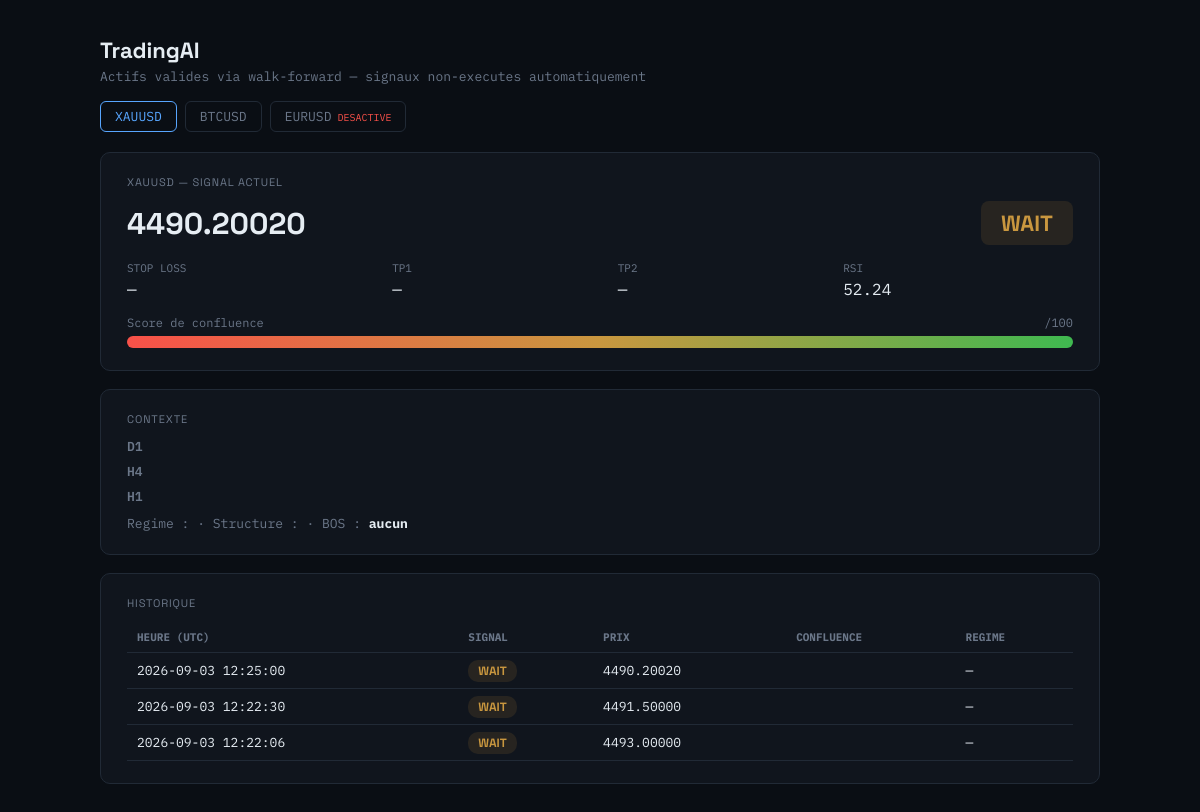
/, run on an earlier commit of the app's database.
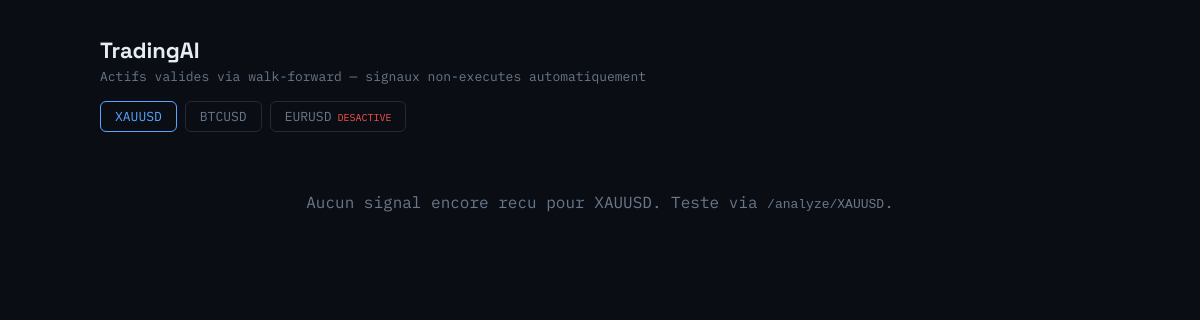
And on a later commit of the database.
### tables this page shows
CREATE TABLE signals (
            id INTEGER PRIMARY KEY AUTOINCREMENT,
            timestamp TEXT NOT NULL,
            symbol TEXT NOT NULL,
            timeframe TEXT NOT NULL DEFAULT 'H4',
            signal TEXT NOT NULL,
            confluence INTEGER,
            setup_quality TEXT,
            price REAL,
            sl REAL,
            tp1 REAL,
            tp2 REAL,
            invalidation TEXT,
            trend TEXT,
            momentum TEXT,
            rsi REAL,
            support REAL,
            resistance REAL,
            regime TEXT,
            adx REAL,
            structure_pattern TEXT,
            bos TEXT,
            volatility_state TEXT,
            mtf_json TEXT
        );

### app.py (the view)
@app.route("/", methods=["GET"])
def dashboard():
    selected_symbol = request.args.get("symbol", "XAUUSD").upper()
    all_signals = database.get_all_signals(limit=300)
    signals = [s for s in all_signals if s["symbol"] == selected_symbol]
    latest = signals[0] if signals else None
    return render_template(
        "dashboard.html",
        signals=signals[:100],
        latest=latest,
        selected_symbol=selected_symbol,
        assets=ASSETS
    )

### database.py (called while the page is built)
def get_all_signals(limit: int = 100):
    conn = sqlite3.connect(DB_PATH)
    conn.row_factory = sqlite3.Row
    rows = conn.execute(
        "SELECT * FROM signals ORDER BY id DESC LIMIT ?", (limit,)
    ).fetchall()
    conn.close()
    results = []
    for row in rows:
        d = dict(row)
        try:
            d["confluence_breakdown"] = json.loads(d.get("confluence_breakdown") or "{}")
        except (TypeError, ValueError):
            d["confluence_breakdown"] = {}
        results.append(d)
    return results

### templates/dashboard.html (shortened to what this page needs)
<!DOCTYPE html>
<html lang="fr">
<head>
</head>
<body>
<header>
  <h1>TradingAI</h1>
  <p>Actifs valides via walk-forward — signaux non-executes automatiquement</p>
</header>
<div class="selector">
  {% for sym, cfg in assets.items() %}
    <a href="/?symbol={{ sym }}" class="{{ 'active' if sym == selected_symbol else '' }}">
      {{ sym }}{% if not cfg.enabled %}<span class="disabled-tag">DESACTIVE</span>{% endif %}
    </a>
  {% endfor %}
</div>
{% if latest %}
  <div class="card">
    <div class="card-title">{{ latest.symbol }} — Signal actuel</div>
    <div style="display:flex; justify-content:space-between; align-items:center; flex-wrap:wrap; gap:16px;">
      <div style="font-size:30px; font-weight:700; font-family:'Space Grotesk',sans-serif;">
        {{ "%.5f"|format(latest.price) if latest.price else "—" }}
      </div>
      <span class="signal-badge signal-{{ latest.signal }}">{{ latest.signal }}</span>
    </div>
    <div class="levels">
      <div><span>Stop Loss</span>{{ "%.5f"|format(latest.sl) if latest.sl else "—" }}</div>
      <div><span>TP1</span>{{ "%.5f"|format(latest.tp1) if latest.tp1 else "—" }}</div>
      <div><span>TP2</span>{{ "%.5f"|format(latest.tp2) if latest.tp2 else "—" }}</div>
      <div><span>RSI</span>{{ latest.rsi if latest.rsi else "—" }}</div>
    </div>
    <div class="bar-wrap">
      <div style="display:flex; justify-content:space-between; font-size:12px; color:var(--muted);">
        <span>Score de confluence</span><span>{{ latest.confluence_score }}/100</span>
      </div>
      <div class="bar"><div class="fill" style="width:{{ latest.confluence_score }}%;"></div></div>
    </div>
  </div>
  <div class="card">
    <div class="card-title">Contexte</div>
    <div class="mtf-row"><div class="mtf-label">D1</div><div>{{ latest.d1_direction }}</div></div>
    <div class="mtf-row"><div class="mtf-label">H4</div><div>{{ latest.h4_direction }}</div></div>
    <div class="mtf-row"><div class="mtf-label">H1</div><div>{{ latest.h1_direction }}</div></div>
    <div style="margin-top:10px; color:var(--muted); font-size:13px;">
      Regime : <b style="color:var(--text);">{{ latest.regime }}</b> ·
      Structure : <b style="color:var(--text);">{{ latest.structure_pattern }}</b> ·
      BOS : <b style="color:var(--text);">{{ latest.bos or "aucun" }}</b>
    </div>
  </div>
  <div class="card">
    <div class="card-title">Historique</div>
    <table>
      <thead><tr><th>Heure (UTC)</th><th>Signal</th><th>Prix</th><th>Confluence</th><th>Regime</th></tr></thead>
      <tbody>
        {% for s in signals %}
        <tr>
          <td>{{ s.timestamp.replace("T"," ") }}</td>
          <td><span class="badge signal-{{ s.signal }}">{{ s.signal }}</span></td>
          <td>{{ "%.5f"|format(s.price) if s.price else "—" }}</td>
          <td>{{ s.confluence_score }}</td>
          <td>{{ s.regime or "—" }}</td>
        </tr>
        {% endfor %}
      </tbody>
    </table>
  </div>
{% else %}
  <div class="empty">Aucun signal encore recu pour {{ selected_symbol }}. Teste via <code>/analyze/{{ selected_symbol }}</code>.</div>
{% endif %}
</body>
</html>

What changed in the data, as far as the page shows it:
removed signals: symbol "XAUUSD", price "4490.20020", signal "WAIT", rsi "52.24", timestamp.replace "2026-09-03 12:25:00", regime "—"
removed signals: timestamp.replace "2026-09-03 12:22:30", signal "WAIT", price "4491.50000", regime "—"
removed signals: timestamp.replace "2026-09-03 12:22:06", signal "WAIT", price "4493.00000", regime "—"
Also different on the page:
{{ selected_symbol }}: (not shown) → "XAUUSD"
{{ "%.5f"|format(latest.sl) if latest.sl else "—" }}: "—" → (not shown)
{{ "%.5f"|format(latest.tp1) if latest.tp1 else "—" }}: "—" → (not shown)
{{ "%.5f"|format(latest.tp2) if latest.tp2 else "—" }}: "—" → (not shown)
{{ latest.bos or "aucun" }}: "aucun" → (not shown)
text no longer shown: "— SIGNAL ACTUEL STOP LOSS TP1 TP2 RSI Score de confluence /100 CONTEXTE D1 H4 H1 Regime : · Structure : · BOS : HISTORIQUE HEURE (UTC) SIGNAL PRIX CONFLUENCE REGIME"
text now shown: "Aucun signal encore recu pour . Teste via /analyze/ ."
